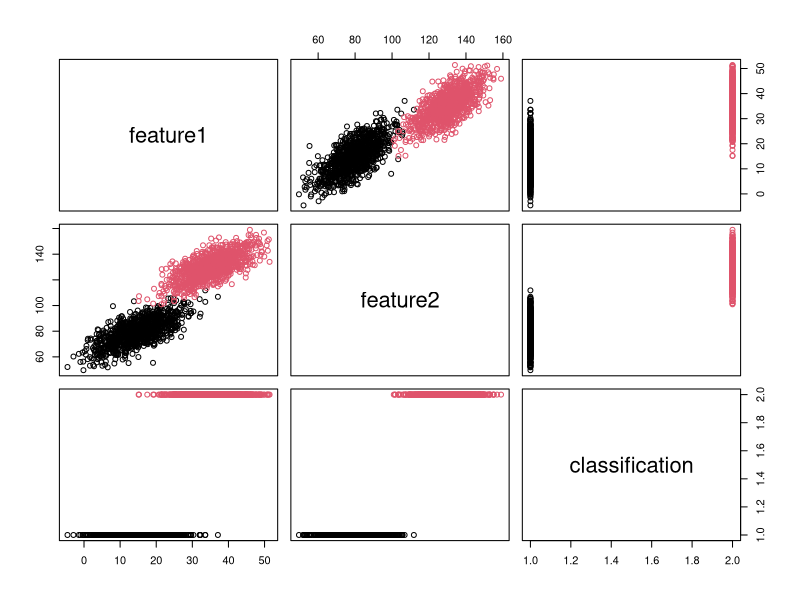
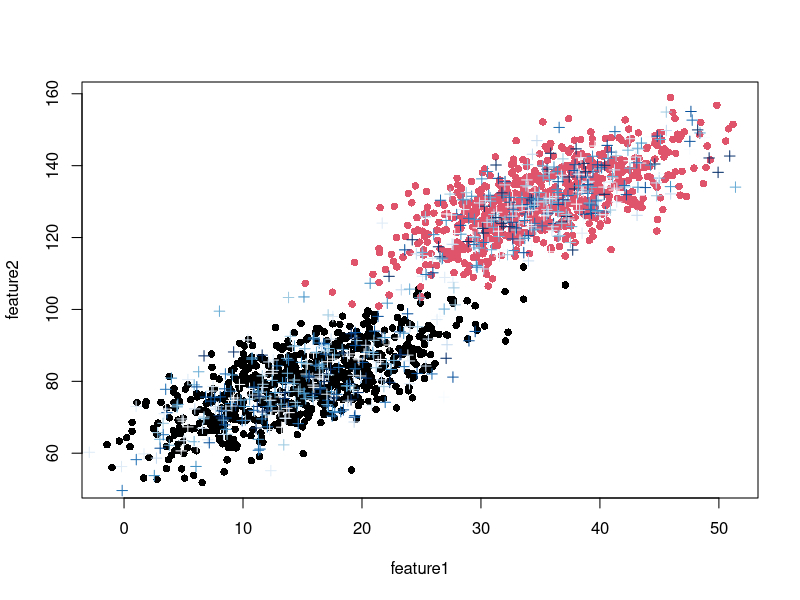

R code for these plots, in order:
# Load required package
library(class)

# Generate a sample dataset
set.seed(123)
n <- 100
p <- 2
X <- matrix(rnorm(n * p), ncol = p)
y <- factor(sample(c('A', 'B'), n, replace = TRUE))

# Split data into training and test sets
train_idx <- sample(1:n, size = round(0.7 * n), replace = FALSE)
X_train <- X[train_idx, ]
y_train <- y[train_idx]
X_test <- X[-train_idx, ]
y_test <- y[-train_idx]

# Perform k-NN analysis
k <- 3
y_pred <- knn(train = X_train, test = X_test, cl = y_train, k = k)

# Evaluate the performance
confusion_matrix <- table(y_test, y_pred)
print(confusion_matrix)
accuracy <- sum(diag(confusion_matrix)) / length(y_test)
print(paste("Accuracy:", round(accuracy, 2)))

library(MASS)
Mean1 = c(15,80)
Sigma1 = matrix(c(40, 45, 45, 100), nrow=2)
class = rep(1, 1000)
class1 = cbind(mvrnorm(n=1000, mu=Mean1, Sigma = Sigma1), class)

Mean2 = c(35,130)
Sigma2 = matrix(c(40, 45, 45, 100), nrow=2)
class = rep(2, 1000)
class2 = cbind(mvrnorm(n=1000, mu=Mean2, Sigma = Sigma2), class)

# When using real data, may need to remove na by na.omit(data)
myData = data.frame(rbind(class1, class2))
colnames(myData) = c("feature1", "feature2", "classification")

summary(myData)
plot(myData, col=myData$classification)
# library(plotly)
# myPlot = plot_ly(myData, type="scatter", mode="markers",
#                  x=~feature1, y=~feature2, color=~classification)
# myPlot = myPlot %>% add_trace(X_train, type="scatter", mode="markers", symbol='+',
#                               x=~feature1, y=~feature2, color=~classification)
# myPlot = myPlot %>% layout(title = 'Patient Response')
# myPlot

train_idx = sample(1:2000, size = round(0.7 * 2000), replace = FALSE)
X_train = myData[train_idx, -3]
y_train = myData[train_idx, 3]
X_test = myData[-train_idx, -3]
y_test = myData[-train_idx, 3]
plot(X_train, col=y_train, pch=16)
points(X_test, col=blues9, pch = 3)

k=5
y_pred = knn(train = X_train, test = X_test, cl = y_train, k = k)

# Evaluate the performance
confusion_matrix = table(y_test, y_pred)
print(confusion_matrix)
accuracy = sum(diag(confusion_matrix)) / length(y_test)
print(paste("Accuracy:", round(accuracy, 2)))

